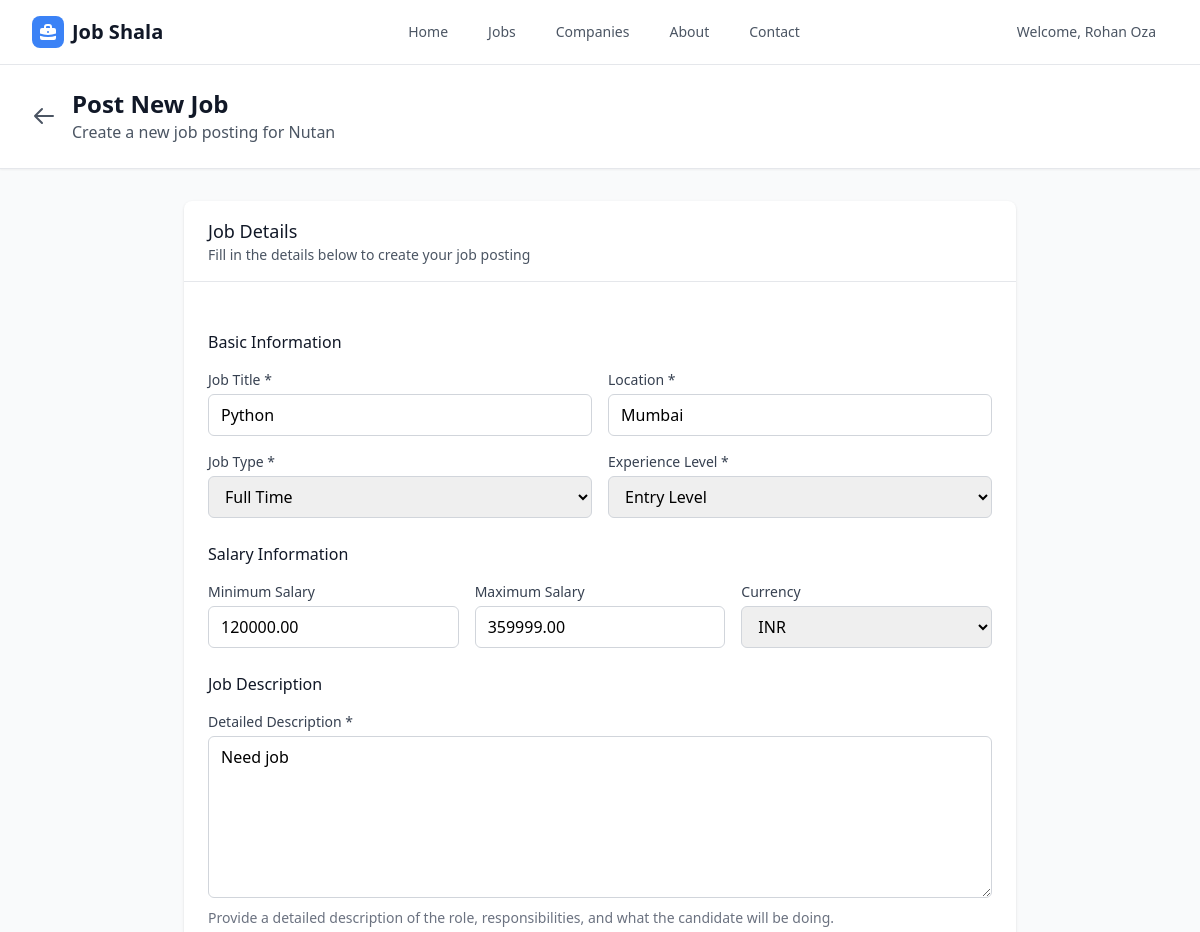
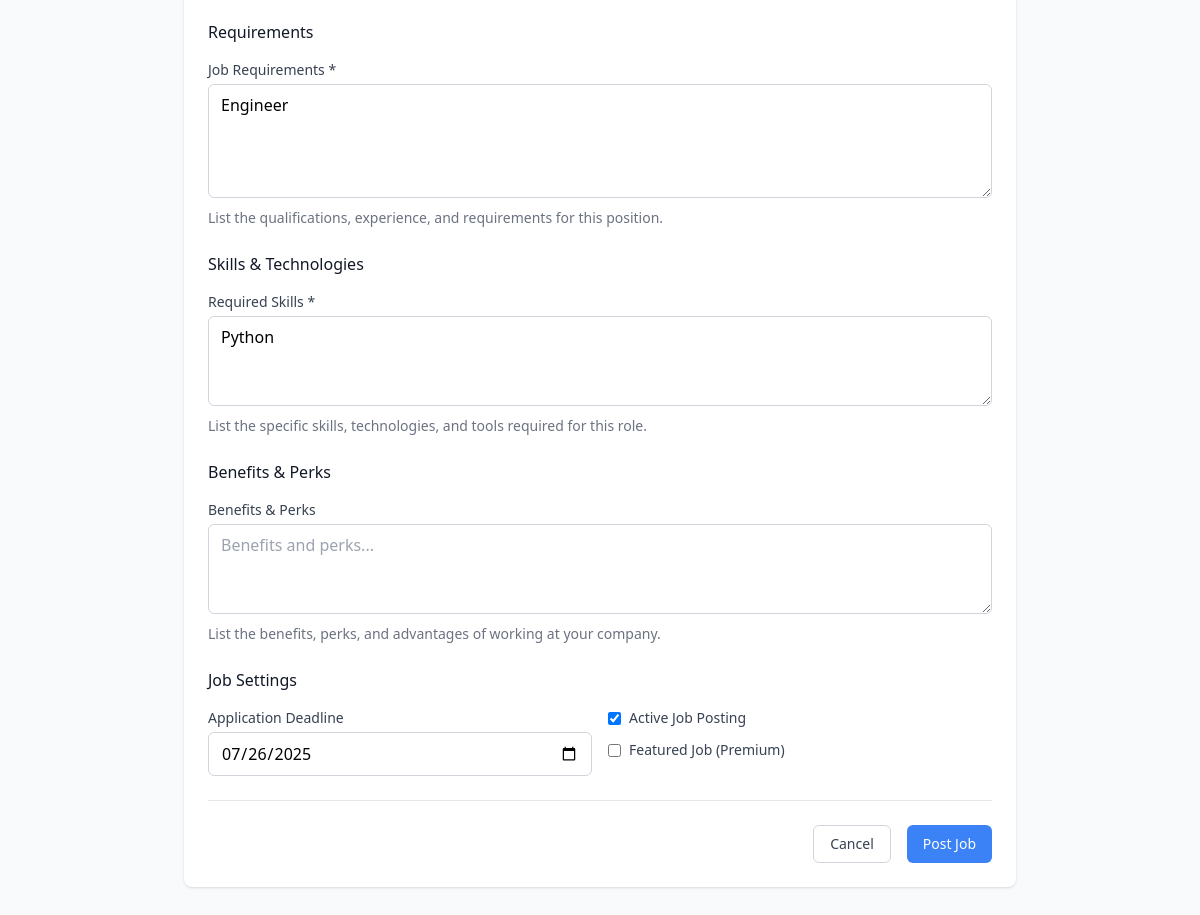
Page /employer/jobs/12/edit/ (signed in) on the committed database (2 pictures, top to bottom).
### employer/models.py (models this page shows, shortened)
class Employer(models.Model):
    user = models.OneToOneField(User, on_delete=models.CASCADE)
    company_name = models.CharField(max_length=200)
    company_logo = models.ImageField(upload_to='employer_logos/', null=True, blank=True)
    designation = models.CharField(max_length=100)
    department = models.CharField(max_length=100)
    phone = models.CharField(max_length=15)
    company_website = models.URLField(blank=True, null=True)
    company_email = models.EmailField()
    company_phone = models.CharField(max_length=15)
    address = models.TextField()
    city = models.CharField(max_length=100)
    state = models.CharField(max_length=100)
    country = models.CharField(max_length=100)
    pincode = models.CharField(max_length=10)
    gst_number = models.CharField(max_length=20, blank=True, null=True)
    is_verified = models.BooleanField(default=False)
    is_approved = models.BooleanField(default=False)
    approval_date = models.DateTimeField(null=True, blank=True)
    approval_notes = models.TextField(blank=True, null=True)
    created_at = models.DateTimeField(auto_now_add=True)
    updated_at = models.DateTimeField(auto_now=True)

class Job(models.Model):
    JOB_TYPE_CHOICES = [
        ('full-time', 'Full Time'),
        ('part-time', 'Part Time'),
        ('contract', 'Contract'),
        ('internship', 'Internship'),
        ('freelance', 'Freelance'),
    ]
    EXPERIENCE_CHOICES = [
        ('entry', 'Entry Level'),
        ('junior', 'Junior (1-3 years)'),
        ('mid', 'Mid Level (3-5 years)'),
        ('senior', 'Senior (5+ years)'),
        ('lead', 'Lead/Manager'),
    ]
    employer = models.ForeignKey(Employer, on_delete=models.CASCADE)
    title = models.CharField(max_length=200)
    company_name = models.CharField(max_length=200)
    location = models.CharField(max_length=200)
    job_type = models.CharField(max_length=20, choices=JOB_TYPE_CHOICES)
    experience_level = models.CharField(max_length=20, choices=EXPERIENCE_CHOICES)
    salary_min = models.DecimalField(max_digits=10, decimal_places=2, null=True, blank=True)
    salary_max = models.DecimalField(max_digits=10, decimal_places=2, null=True, blank=True)
    salary_currency = models.CharField(max_length=3, default='INR')
    description = models.TextField()
    requirements = models.TextField()
    benefits = models.TextField(blank=True, null=True)
    skills_required = models.TextField()
    is_active = models.BooleanField(default=True)
    is_featured = models.BooleanField(default=False)
    views_count = models.IntegerField(default=0)
    applications_count = models.IntegerField(default=0)
    created_at = models.DateTimeField(auto_now_add=True)
    updated_at = models.DateTimeField(auto_now=True)
    deadline = models.DateField(null=True, blank=True)
    class Meta:
        ordering = ['-created_at']

### employer/views.py (the view)
# urls.py: path('jobs/<int:job_id>/edit/', views.edit_job, name='edit_job'),
@login_required
def edit_job(request, job_id):
    try:
        employer = Employer.objects.get(user=request.user)
    except Employer.DoesNotExist:
        messages.error(request, "Please complete your employer profile first.")
        return redirect('employer_signup')
    job = get_object_or_404(Job, id=job_id, employer=employer)
    if request.method == 'POST':
        form = JobPostForm(request.POST, request.FILES, instance=job)
        if form.is_valid():
            form.save()
            messages.success(request, 'Job updated successfully!')
            return redirect('employer_jobs')
    else:
        form = JobPostForm(instance=job)
    context = {
        'form': form,
        'job': job,
        'employer': employer,
    }
    return render(request, 'employer/post_job.html', context)

### employer/templates/employer/post_job.html (shortened to what this page needs)
{% extends 'core/base.html' %}
{% load static %}
{% block content %}
<div class="min-h-screen bg-gray-50">
    <div class="bg-white shadow-sm border-b">
        <div class="max-w-7xl mx-auto px-4 sm:px-6 lg:px-8">
            <div class="flex justify-between items-center py-6">
                <div class="flex items-center space-x-4">
                    <a href="{% url 'employer_dashboard' %}" class="text-gray-600 hover:text-primary">
                        <svg class="w-6 h-6" fill="none" stroke="currentColor" viewBox="0 0 24 24">
                            <path stroke-linecap="round" stroke-linejoin="round" stroke-width="2" d="M10 19l-7-7m0 0l7-7m-7 7h18"></path>
                        </svg>
                    </a>
                    <div>
                        <h1 class="text-2xl font-bold text-gray-900">Post New Job</h1>
                        <p class="text-gray-600">Create a new job posting for {{ employer.company_name }}</p>
                    </div>
                </div>
            </div>
        </div>
    </div>
    <div class="max-w-4xl mx-auto px-4 sm:px-6 lg:px-8 py-8">
        <div class="bg-white rounded-lg shadow">
            <div class="px-6 py-4 border-b border-gray-200">
                <h2 class="text-lg font-medium text-gray-900">Job Details</h2>
                <p class="text-sm text-gray-600">Fill in the details below to create your job posting</p>
            </div>
            <form method="post" class="p-6 space-y-6">
                <div class="space-y-4">
                    <h3 class="text-md font-medium text-gray-900">Basic Information</h3>
                    <div class="grid grid-cols-1 md:grid-cols-2 gap-4">
                        <div>
                            <label for="{{ form.title.id_for_label }}" class="block text-sm font-medium text-gray-700 mb-1">
                                Job Title *
                            </label>
                            {{ form.title }}
                        </div>
                        <div>
                            <label for="{{ form.location.id_for_label }}" class="block text-sm font-medium text-gray-700 mb-1">
                                Location *
                            </label>
                            {{ form.location }}
                        </div>
                    </div>
                    <div class="grid grid-cols-1 md:grid-cols-2 gap-4">
                        <div>
                            <label for="{{ form.job_type.id_for_label }}" class="block text-sm font-medium text-gray-700 mb-1">
                                Job Type *
                            </label>
                            {{ form.job_type }}
                        </div>
                        <div>
                            <label for="{{ form.experience_level.id_for_label }}" class="block text-sm font-medium text-gray-700 mb-1">
                                Experience Level *
                            </label>
                            {{ form.experience_level }}
                        </div>
                    </div>
                </div>
                <div class="space-y-4">
                    <h3 class="text-md font-medium text-gray-900">Salary Information</h3>
                    <div class="grid grid-cols-1 md:grid-cols-3 gap-4">
                        <div>
                            <label for="{{ form.salary_min.id_for_label }}" class="block text-sm font-medium text-gray-700 mb-1">
                                Minimum Salary
                            </label>
                            {{ form.salary_min }}
                        </div>
                        <div>
                            <label for="{{ form.salary_max.id_for_label }}" class="block text-sm font-medium text-gray-700 mb-1">
                                Maximum Salary
                            </label>
                            {{ form.salary_max }}
                        </div>
                        <div>
                            <label for="{{ form.salary_currency.id_for_label }}" class="block text-sm font-medium text-gray-700 mb-1">
                                Currency
                            </label>
                            {{ form.salary_currency }}
                        </div>
                    </div>
                </div>
                <div class="space-y-4">
                    <h3 class="text-md font-medium text-gray-900">Job Description</h3>
                    <div>
                        <label for="{{ form.description.id_for_label }}" class="block text-sm font-medium text-gray-700 mb-1">
                            Detailed Description *
                        </label>
                        {{ form.description }}
                        <p class="mt-1 text-sm text-gray-500">Provide a detailed description of the role, responsibilities, and what the candidate will be doing.</p>
                    </div>
                </div>
                <div class="space-y-4">
                    <h3 class="text-md font-medium text-gray-900">Requirements</h3>
                    <div>
                        <label for="{{ form.requirements.id_for_label }}" class="block text-sm font-medium text-gray-700 mb-1">
                            Job Requirements *
                        </label>
                        {{ form.requirements }}
                        <p class="mt-1 text-sm text-gray-500">List the qualifications, experience, and requirements for this position.</p>
                    </div>
                </div>
                <div class="space-y-4">
                    <h3 class="text-md font-medium text-gray-900">Skills & Technologies</h3>
                    <div>
                        <label for="{{ form.skills_required.id_for_label }}" class="block text-sm font-medium text-gray-700 mb-1">
                            Required Skills *
                        </label>
                        {{ form.skills_required }}
                        <p class="mt-1 text-sm text-gray-500">List the specific skills, technologies, and tools required for this role.</p>
                    </div>
                </div>
                <div class="space-y-4">
                    <h3 class="text-md font-medium text-gray-900">Benefits & Perks</h3>
                    <div>
                        <label for="{{ form.benefits.id_for_label }}" class="block text-sm font-medium text-gray-700 mb-1">
                            Benefits & Perks
                        </label>
                        {{ form.benefits }}
                        <p class="mt-1 text-sm text-gray-500">List the benefits, perks, and advantages of working at your company.</p>
                    </div>
                </div>
                <div class="space-y-4">
                    <h3 class="text-md font-medium text-gray-900">Job Settings</h3>
                    <div class="grid grid-cols-1 md:grid-cols-2 gap-4">
                        <div>
                            <label for="{{ form.deadline.id_for_label }}" class="block text-sm font-medium text-gray-700 mb-1">
                                Application Deadline
                            </label>
                            {{ form.deadline }}
                        </div>
                        <div class="space-y-3">
                            <div class="flex items-center">
                                {{ form.is_active }}
                                <label for="{{ form.is_active.id_for_label }}" class="ml-2 text-sm text-gray-700">
                                    Active Job Posting
                                </label>
                            </div>
                            <div class="flex items-center">
                                {{ form.is_featured }}
                                <label for="{{ form.is_featured.id_for_label }}" class="ml-2 text-sm text-gray-700">
                                    Featured Job (Premium)
                                </label>
                            </div>
                        </div>
                    </div>
                </div>
                <div class="flex justify-end space-x-4 pt-6 border-t border-gray-200">
                    <a href="{% url 'employer_jobs' %}" class="px-4 py-2 border border-gray-300 rounded-md text-sm font-medium text-gray-700 hover:bg-gray-50 focus:outline-none focus:ring-2 focus:ring-offset-2 focus:ring-primary">
                        Cancel
                    </a>
                    <button type="submit" class="px-4 py-2 bg-primary hover:bg-secondary text-white rounded-md text-sm font-medium focus:outline-none focus:ring-2 focus:ring-offset-2 focus:ring-primary">
                        Post Job
                    </button>
                </div>
            </form>
        </div>
    </div>
</div>
{% endblock %}

### core/templates/core/base.html (shortened to what this page needs)
{% load static %}
<!DOCTYPE html>
<html lang="en">
<head>
    <script src="https://cdn.tailwindcss.com"></script>
    <link rel="stylesheet" href="{% static 'css/custom.css' %}">
</head>
<body class="bg-gray-50">
    <nav class="fixed top-0 w-full z-50 navbar-blur border-b border-gray-200">
        <div class="max-w-7xl mx-auto px-4 sm:px-6 lg:px-8">
            <div class="flex justify-between items-center h-16">
                <div class="flex items-center">
                    <div class="flex-shrink-0">
                        <a href="{% url 'homepage' %}" class="flex items-center space-x-2">
                            <div class="w-8 h-8 bg-primary rounded-lg flex items-center justify-center">
                            </div>
                            <span class="text-xl font-bold text-gray-900">Job Shala</span>
                        </a>
                    </div>
                </div>
                <div class="hidden md:block">
                    <div class="ml-10 flex items-baseline space-x-4">
                        <a href="{% url 'homepage' %}" class="{% if request.resolver_match.url_name == 'homepage' %}text-gray-900{% else %}text-gray-600{% endif %} hover:text-primary px-3 py-2 rounded-md text-sm font-medium transition-colors duration-200">Home</a>
                        <a href="{% url 'job_listing' %}" class="{% if request.resolver_match.url_name == 'job_listing' %}text-gray-900{% else %}text-gray-600{% endif %} hover:text-primary px-3 py-2 rounded-md text-sm font-medium transition-colors duration-200">Jobs</a>
                        <a href="#" class="text-gray-600 hover:text-primary px-3 py-2 rounded-md text-sm font-medium transition-colors duration-200">Companies</a>
                        <a href="#" class="text-gray-600 hover:text-primary px-3 py-2 rounded-md text-sm font-medium transition-colors duration-200">About</a>
                        <a href="#" class="text-gray-600 hover:text-primary px-3 py-2 rounded-md text-sm font-medium transition-colors duration-200">Contact</a>
                    </div>
                </div>
                <div class="hidden md:flex items-center space-x-4">
                    {% if user.is_authenticated %}
                        <div class="flex items-center space-x-4">
                            <button id="user-menu-btn-desktop" class="text-gray-600 hover:text-primary px-3 py-2 text-sm font-medium transition-colors duration-200 cursor-pointer">
                                Welcome, {{ user.get_full_name|default:user.username }}
                            </button>
                        </div>
                    {% endif %}
                </div>
            </div>
        </div>
    </nav>
    <main class="pt-16">
        {% block content %}{% endblock %}
    </main>
</body>
</html>

### core/static/css/custom.css (style rules this page uses)
.navbar-blur { backdrop-filter: blur(10px); background-color: rgba(255, 255, 255, 0.9); }

### rows in the picture
Employer: company_name "Nutan"
Job: title "Python", location "Mumbai", job_type "Full Time", experience_level "Entry Level", salary_min "120000.00", salary_max "359999.00", salary_currency "INR", description "Need job", requirements "Engineer", skills_required "Python", deadline "07/26/2025", is_active "☑"

### other values in the picture
{{ user.get_full_name|default:user.username }} "Rohan Oza"
